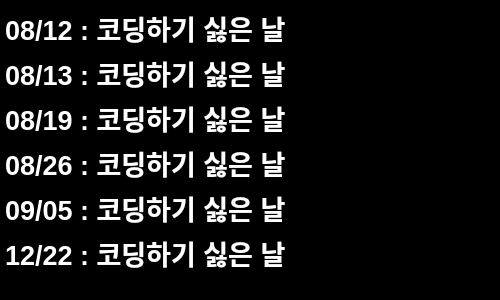
<?xml version="1.0" encoding="UTF-8"?>
<ui version="4.0">
 <class>Form</class>
 <widget class="QWidget" name="Form">
  <property name="geometry">
   <rect>
    <x>0</x>
    <y>0</y>
    <width>500</width>
    <height>300</height>
   </rect>
  </property>
  <property name="windowTitle">
   <string>Form</string>
  </property>
  <property name="styleSheet">
   <string notr="true">background-color: rgb(0, 0, 0);</string>
  </property>
  <widget class="QLabel" name="label">
   <property name="geometry">
    <rect>
     <x>10</x>
     <y>20</y>
     <width>56</width>
     <height>12</height>
    </rect>
   </property>
   <property name="text">
    <string>TextLabel</string>
   </property>
  </widget>
  <widget class="QLabel" name="lbl_day1">
   <property name="geometry">
    <rect>
     <x>5</x>
     <y>10</y>
     <width>490</width>
     <height>35</height>
    </rect>
   </property>
   <property name="font">
    <font>
     <family>Arial</family>
     <pointsize>20</pointsize>
     <weight>75</weight>
     <bold>true</bold>
    </font>
   </property>
   <property name="styleSheet">
    <string notr="true">color: rgb(255, 255, 255);</string>
   </property>
   <property name="text">
    <string>08/12 : 코딩하기 싫은 날</string>
   </property>
  </widget>
  <widget class="QLabel" name="lbl_day2">
   <property name="geometry">
    <rect>
     <x>5</x>
     <y>55</y>
     <width>490</width>
     <height>35</height>
    </rect>
   </property>
   <property name="font">
    <font>
     <family>Arial</family>
     <pointsize>20</pointsize>
     <weight>75</weight>
     <bold>true</bold>
    </font>
   </property>
   <property name="styleSheet">
    <string notr="true">color: rgb(255, 255, 255);</string>
   </property>
   <property name="text">
    <string>08/13 : 코딩하기 싫은 날</string>
   </property>
  </widget>
  <widget class="QLabel" name="lbl_day3">
   <property name="geometry">
    <rect>
     <x>5</x>
     <y>100</y>
     <width>490</width>
     <height>35</height>
    </rect>
   </property>
   <property name="font">
    <font>
     <family>Arial</family>
     <pointsize>20</pointsize>
     <weight>75</weight>
     <bold>true</bold>
    </font>
   </property>
   <property name="styleSheet">
    <string notr="true">color: rgb(255, 255, 255);</string>
   </property>
   <property name="text">
    <string>08/19 : 코딩하기 싫은 날</string>
   </property>
  </widget>
  <widget class="QLabel" name="lbl_day4">
   <property name="geometry">
    <rect>
     <x>5</x>
     <y>145</y>
     <width>490</width>
     <height>35</height>
    </rect>
   </property>
   <property name="font">
    <font>
     <family>Arial</family>
     <pointsize>20</pointsize>
     <weight>75</weight>
     <bold>true</bold>
    </font>
   </property>
   <property name="styleSheet">
    <string notr="true">color: rgb(255, 255, 255);</string>
   </property>
   <property name="text">
    <string>08/26 : 코딩하기 싫은 날</string>
   </property>
  </widget>
  <widget class="QLabel" name="lbl_day2_2">
   <property name="geometry">
    <rect>
     <x>5</x>
     <y>190</y>
     <width>490</width>
     <height>35</height>
    </rect>
   </property>
   <property name="font">
    <font>
     <family>Arial</family>
     <pointsize>20</pointsize>
     <weight>75</weight>
     <bold>true</bold>
    </font>
   </property>
   <property name="styleSheet">
    <string notr="true">color: rgb(255, 255, 255);</string>
   </property>
   <property name="text">
    <string>09/05 : 코딩하기 싫은 날</string>
   </property>
  </widget>
  <widget class="QLabel" name="lbl_day2_3">
   <property name="geometry">
    <rect>
     <x>5</x>
     <y>235</y>
     <width>490</width>
     <height>35</height>
    </rect>
   </property>
   <property name="font">
    <font>
     <family>Arial</family>
     <pointsize>20</pointsize>
     <weight>75</weight>
     <bold>true</bold>
    </font>
   </property>
   <property name="styleSheet">
    <string notr="true">color: rgb(255, 255, 255);</string>
   </property>
   <property name="text">
    <string>12/22 : 코딩하기 싫은 날</string>
   </property>
  </widget>
 </widget>
 <resources/>
 <connections/>
</ui>
